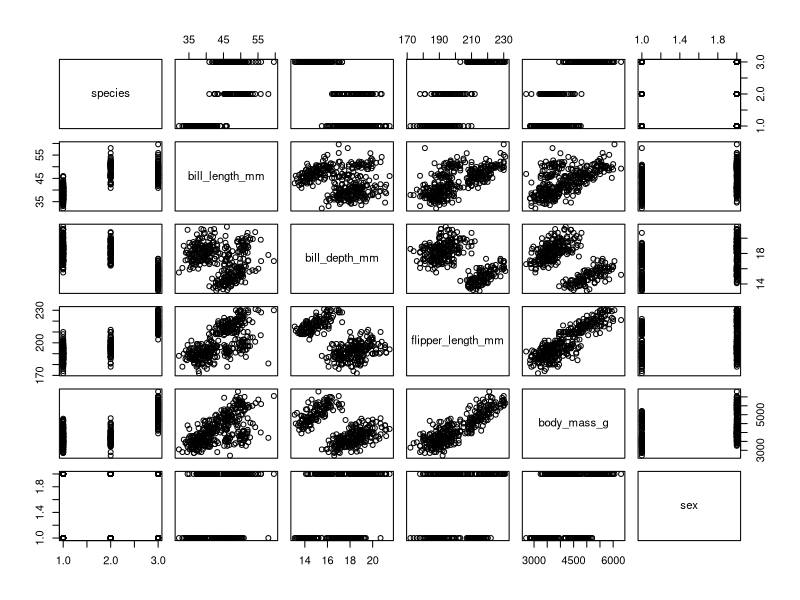

The R script that drew this image:
## ---- chunk 1
library(knitr)
knitr::opts_chunk$set(echo = TRUE,tidy=TRUE,message=FALSE,warning=FALSE,strip.white=TRUE,prompt=FALSE,
                      cache=TRUE, size="scriptsize",fig.width=4, fig.height=3,fig.align = "center")
## ---- chunk 2
#install.packages("knitr") #probably already installed
#install.packages("rmarkdown") #probably already installed
#install.packages("ggplot2") #plotting with ggplot
#install.packages("palmerpenguins")
#install.packages("ggfortify") # For model checking
#install.packages("MASS")
#install.packages("class")
#install.packages("pROC")
#install.packages("plotROC")
#install.packages("boot")
library("knitr")
library("rmarkdown")
library("palmerpenguins")
## ---- chunk 3
library(palmerpenguins) # Contains the data set "penguins".
data(penguins)
head(penguins)
Penguins <- subset(penguins, select = -c(island, year))
## ---- chunk 4
pairs(Penguins)
